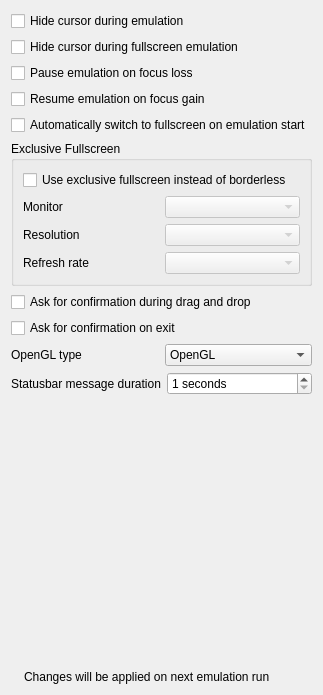
             <widget class="QWidget" name="tab">
              <attribute name="title">
               <string>Emulation</string>
              </attribute>
              <layout class="QVBoxLayout" name="verticalLayout_2">
               <item>
                <widget class="QCheckBox" name="hideCursorCheckBox">
                 <property name="text">
                  <string>Hide cursor during emulation</string>
                 </property>
                </widget>
               </item>
               <item>
                <widget class="QCheckBox" name="hideCursorFullscreenCheckBox">
                 <property name="text">
                  <string>Hide cursor during fullscreen emulation</string>
                 </property>
                </widget>
               </item>
               <item>
                <widget class="QCheckBox" name="pauseEmulationOnFocusCheckbox">
                 <property name="text">
                  <string>Pause emulation on focus loss</string>
                 </property>
                </widget>
               </item>
               <item>
                <widget class="QCheckBox" name="resumeEmulationOnFocusCheckBox">
                 <property name="text">
                  <string>Resume emulation on focus gain</string>
                 </property>
                </widget>
               </item>
               <item>
                <widget class="QCheckBox" name="automaticFullscreenCheckbox">
                 <property name="text">
                  <string>Automatically switch to fullscreen on emulation start</string>
                 </property>
                </widget>
               </item>
               <item>
                <widget class="QGroupBox" name="exclusiveFullscreenGroupBox">
                 <property name="title">
                  <string>Exclusive Fullscreen</string>
                 </property>
                 <layout class="QVBoxLayout" name="exclusiveFullscreenLayout">
                  <item>
                   <widget class="QCheckBox" name="exclusiveFullscreenCheckBox">
                    <property name="text">
                     <string>Use exclusive fullscreen instead of borderless</string>
                    </property>
                   </widget>
                  </item>
                  <item>
                   <layout class="QHBoxLayout" name="exclusiveMonitorLayout">
                    <item>
                     <widget class="QLabel" name="exclusiveMonitorLabel">
                      <property name="text">
                       <string>Monitor</string>
                      </property>
                     </widget>
                    </item>
                    <item>
                     <widget class="QComboBox" name="exclusiveMonitorComboBox">
                      <property name="enabled">
                       <bool>false</bool>
                      </property>
                     </widget>
                    </item>
                   </layout>
                  </item>
                  <item>
                   <layout class="QHBoxLayout" name="exclusiveResolutionLayout">
                    <item>
                     <widget class="QLabel" name="exclusiveResolutionLabel">
                      <property name="text">
                       <string>Resolution</string>
                      </property>
                     </widget>
                    </item>
                    <item>
                     <widget class="QComboBox" name="exclusiveResolutionComboBox">
                      <property name="enabled">
                       <bool>false</bool>
                      </property>
                     </widget>
                    </item>
                   </layout>
                  </item>
                  <item>
                   <layout class="QHBoxLayout" name="exclusiveRefreshRateLayout">
                    <item>
                     <widget class="QLabel" name="exclusiveRefreshRateLabel">
                      <property name="text">
                       <string>Refresh rate</string>
                      </property>
                     </widget>
                    </item>
                    <item>
                     <widget class="QComboBox" name="exclusiveRefreshRateComboBox">
                      <property name="enabled">
                       <bool>false</bool>
                      </property>
                     </widget>
                    </item>
                   </layout>
                  </item>
                 </layout>
                </widget>
               </item>
               <item>
                <widget class="QCheckBox" name="confirmDragDropCheckBox">
                 <property name="text">
                  <string>Ask for confirmation during drag and drop</string>
                 </property>
                </widget>
               </item>
               <item>
                <widget class="QCheckBox" name="confirmExitWhileInGameCheckBox">
                 <property name="text">
                  <string>Ask for confirmation on exit</string>
                 </property>
                </widget>
               </item>
               <item>
                <layout class="QHBoxLayout" name="horizontalLayout_17">
                 <item>
                  <widget class="QLabel" name="label_6">
                   <property name="text">
                    <string>OpenGL type</string>
                   </property>
                  </widget>
                 </item>
                 <item>
                  <widget class="QComboBox" name="openglTypeComboBox">
                   <item>
                    <property name="text">
                     <string>OpenGL</string>
                    </property>
                   </item>
                   <item>
                    <property name="text">
                     <string>OpenGL ES</string>
                    </property>
                   </item>
                  </widget>
                 </item>
                </layout>
               </item>
               <item>
                <layout class="QHBoxLayout" name="horizontalLayout_2">
                 <item>
                  <widget class="QLabel" name="label">
                   <property name="text">
                    <string>Statusbar message duration</string>
                   </property>
                  </widget>
                 </item>
                 <item>
                  <widget class="QSpinBox" name="statusBarMessageDurationSpinBox">
                   <property name="suffix">
                    <string> seconds</string>
                   </property>
                   <property name="prefix">
                    <string/>
                   </property>
                   <property name="minimum">
                    <number>1</number>
                   </property>
                  </widget>
                 </item>
                </layout>
               </item>
               <item>
                <spacer name="verticalSpacer_3">
                 <property name="orientation">
                  <enum>Qt::Orientation::Vertical</enum>
                 </property>
                 <property name="sizeHint" stdset="0">
                  <size>
                   <width>20</width>
                   <height>269</height>
                  </size>
                 </property>
                </spacer>
               </item>
               <item>
                <layout class="QHBoxLayout" name="emulationInfoLayout_2">
                 <item>
                  <widget class="QLabel" name="infoIconLabel_5">
                   <property name="sizePolicy">
                    <sizepolicy hsizetype="Minimum" vsizetype="Preferred">
                     <horstretch>0</horstretch>
                     <verstretch>0</verstretch>
                    </sizepolicy>
                   </property>
                   <property name="text">
                    <string/>
                   </property>
                   <property name="pixmap">
                    <pixmap>:/newPrefix/Resource/Info.ico</pixmap>
                   </property>
                   <property name="wordWrap">
                    <bool>false</bool>
                   </property>
                  </widget>
                 </item>
                 <item>
                  <widget class="QLabel" name="label_86">
                   <property name="sizePolicy">
                    <sizepolicy hsizetype="Expanding" vsizetype="Minimum">
                     <horstretch>0</horstretch>
                     <verstretch>0</verstretch>
                    </sizepolicy>
                   </property>
                   <property name="midLineWidth">
                    <number>1</number>
                   </property>
                   <property name="text">
                    <string>Changes will be applied on next emulation run</string>
                   </property>
                   <property name="textFormat">
                    <enum>Qt::TextFormat::PlainText</enum>
                   </property>
                  </widget>
                 </item>
                </layout>
               </item>
              </layout>
             </widget>
